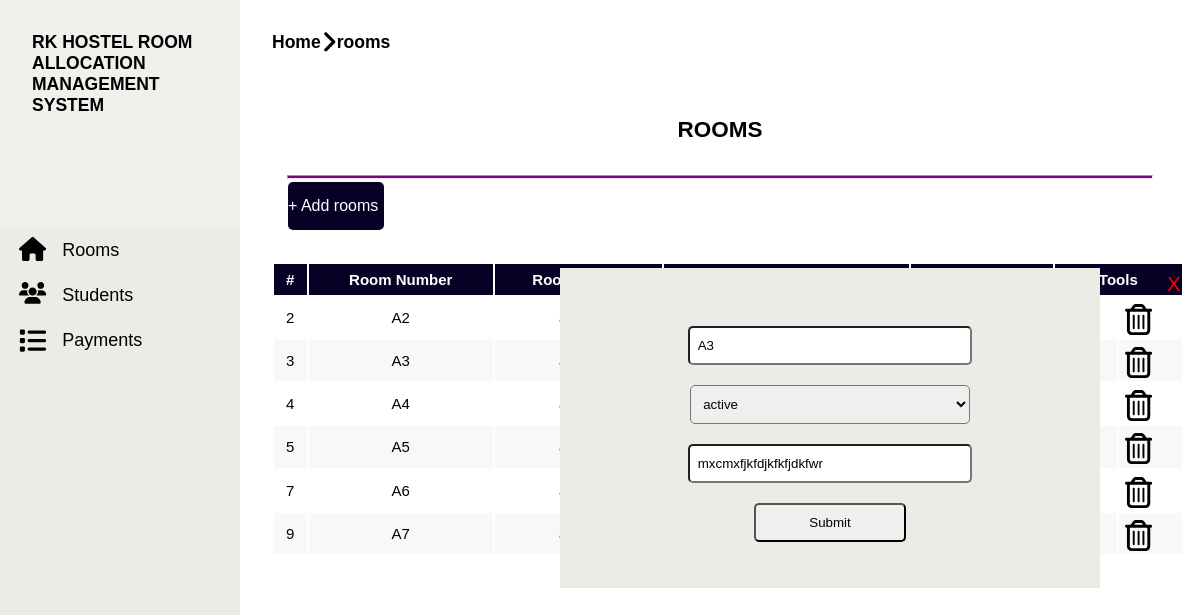
Screenshot of /?ref=dashboard&new=rooms&edit=1&id=3 with the database file from the repository.
### tables this page shows
CREATE TABLE `rooms` (
  `id` int(11) NOT NULL,
  `roomno` varchar(20) NOT NULL,
  `status` varchar(10) NOT NULL,
  `descr` varchar(200) NOT NULL,
  `own` varchar(10) NOT NULL
);

### index.php (called while the page is built, shortened)
<?php
$file="dashboard";
require './assets/header.php';
require "./$file.php";
require './assets/footer.php';
?>

### files/rooms.php (the view, shortened to what this page needs)
<div class="w-full h-full flex flex-col ic rooms">
    <h2 class="margin">ROOMS</h2>
    <hr style="height: 2px; background-color: purple; width: 90%;">
    <div class="bottom w-full h-max">
        <div class="link flex ic js flex-col">
           <a href="?ref=dashboard&new=rooms&pop=1">+ Add rooms</a>
        </div>
        <div class="margin w-full flex h-max flex-col">
            <table>
                <thead>
                    <th>#</th>
                    <th>Room Number</th>
                    <th>Room Status</th>
                    <th>Room Description</th>
                    <th>State</th>
                    <th colspan=2>Tools</th>
                </thead>
                <tbody>
                    <?php
                    $select=$con->query("SELECT *FROM rooms");
                    if($select->num_rows){
                        while($selectq=$select->fetch_assoc()){
                            ?>
                            <tr>
                                <td><?=$selectq['id']?></td>
                                <td><?=$selectq['roomno']?></td>
                                <td><?=$selectq['status']?></td>
                                <td><?=$selectq['descr']?></td>
                                <td><?=$selectq['own']?></td>
                                <td><a href="?ref=dashboard&new=rooms&edit=1&id=<?=$selectq['id']?>"><div class="icon"><?php require './icons/pencil.svg'?></div></a></td>
                                <td><a href="?ref=dashboard&new=rooms&delete=1&id=<?=$selectq['id']?>"><div class="icon"><?php require './icons/trash-can.svg'?></div></a></td>
                            </tr>
                            <?php
                        }
                    }
                    ?>
                </tbody>
            </table>
        </div>
            <?php
        if(isset($_GET['edit']) && $_GET['edit']==1 && isset($_GET['id'])){
            $id1=$_GET['id'];
            $sel=$con->query("SELECT *FROM rooms where id='$id1'");
            if($sel->num_rows){
                $q=mysqli_fetch_assoc($sel);
            }
            ?>
            <div id="pop" class="flex flex-col ic">
                <a href="?ref=dashboard&new=rooms" style="color: red; font-size: 20px; margin-left: 43rem; margin-top: 5px;">X</a>
                <form action="" method="post" class="flex flex-col ic">
                    <input type="text" value="<?=$q['roomno']?>" name="roomno">
                    <select name="status" id="">
                        <option value="null"><?=$q['status']?></option>
                    </select>
                    <input type="text" value="<?=$q['descr']?>" name="desc">
                    <input type="submit" name="save">
                </form>
            </div>
            <?php
        }
        ?>
    </div>
</div>

### rows the page displays
rooms: id "2", roomno "A2"
rooms: id "3", roomno "A3", status "active", desc "mxcmxfjkfdjkfkfjdkfwr"
rooms: id "4", roomno "A4"
rooms: id "5", roomno "A5"
rooms: id "7", roomno "A6"
rooms: id "9", roomno "A7"

### other values shown
$new1 "rooms"
